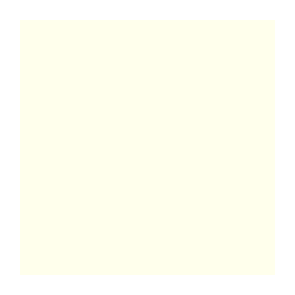
Frame 1 (no input)
Frame 60 (the mouse pressed at the canvas centre just before this capture): identical to frame 1, image omitted
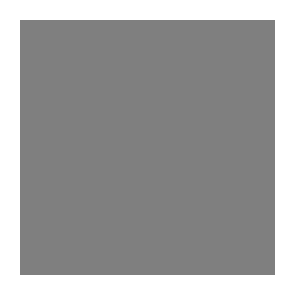
Frame 120 (the mouse held since frame 60 and released just before this capture)

The Processing sketch that drew these frames (run headless with seeded random() and noise(); from frame 60 on, the mouse is pressed at the canvas centre):

// Processing sketch: k_2_1
// ── k_2_1.pde
void setup(){
  size(295,295);
  noStroke();
}
void draw(){
  background(255);
  fill(mouseX-20);
  rect(20,20,255,255);
}
